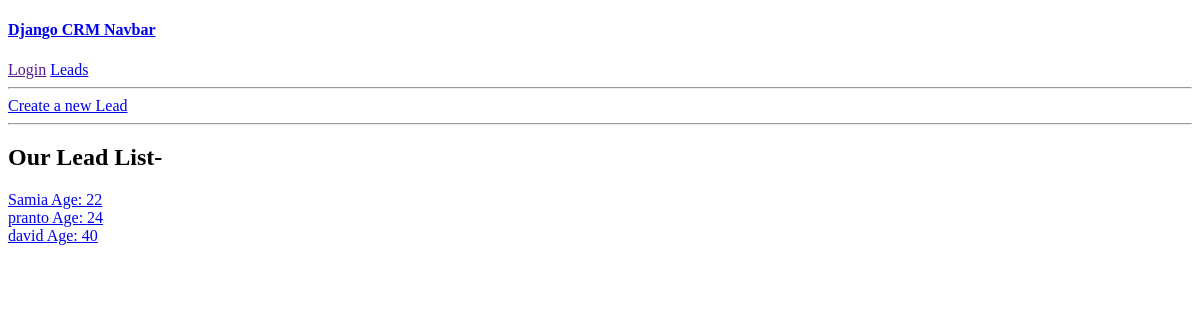
Page /leads/ on the earlier database version.
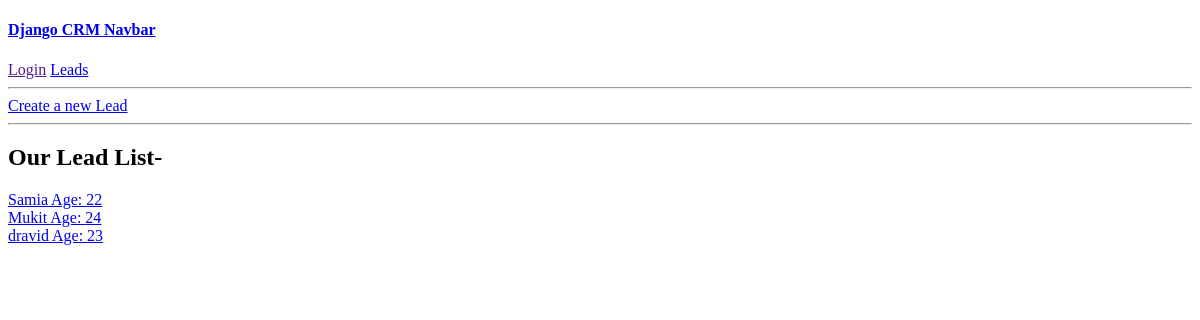
Same page on the later database version.
### leads/models.py (models this page shows, shortened)
class Lead(models.Model):
    first_name = models.CharField(max_length=20)
    last_name = models.CharField(max_length=20)
    age = models.IntegerField(default=0)
    agent = models.ForeignKey("Agent",on_delete=models.CASCADE)

### leads/views.py (the view)
# urls.py: path('', LeadListView.as_view(),name='lead-list'),
class LeadListView(ListView):
    template_name = 'leads/lead_list.html'
    model = Lead
    context_object_name = 'leads'

### leads/templates/leads/lead_list.html
{% extends 'base.html' %}
{% block content %}
    <a href="{% url 'leads:lead-create' %}">Create a new Lead</a>
    <hr>
    <h2>Our Lead List-</h2>
    {% for lead in leads %}
    <a href="{% url 'leads:lead-detail' lead.pk %}">{{lead.first_name}} Age: {{lead.age}}</a>
    <br>
    {% endfor %}
{% endblock content %}

Differences in the rows shown:
changed Lead: first_name "pranto" → "Mukit"
changed Lead: first_name "david" → "dravid"; age "40" → "23"
